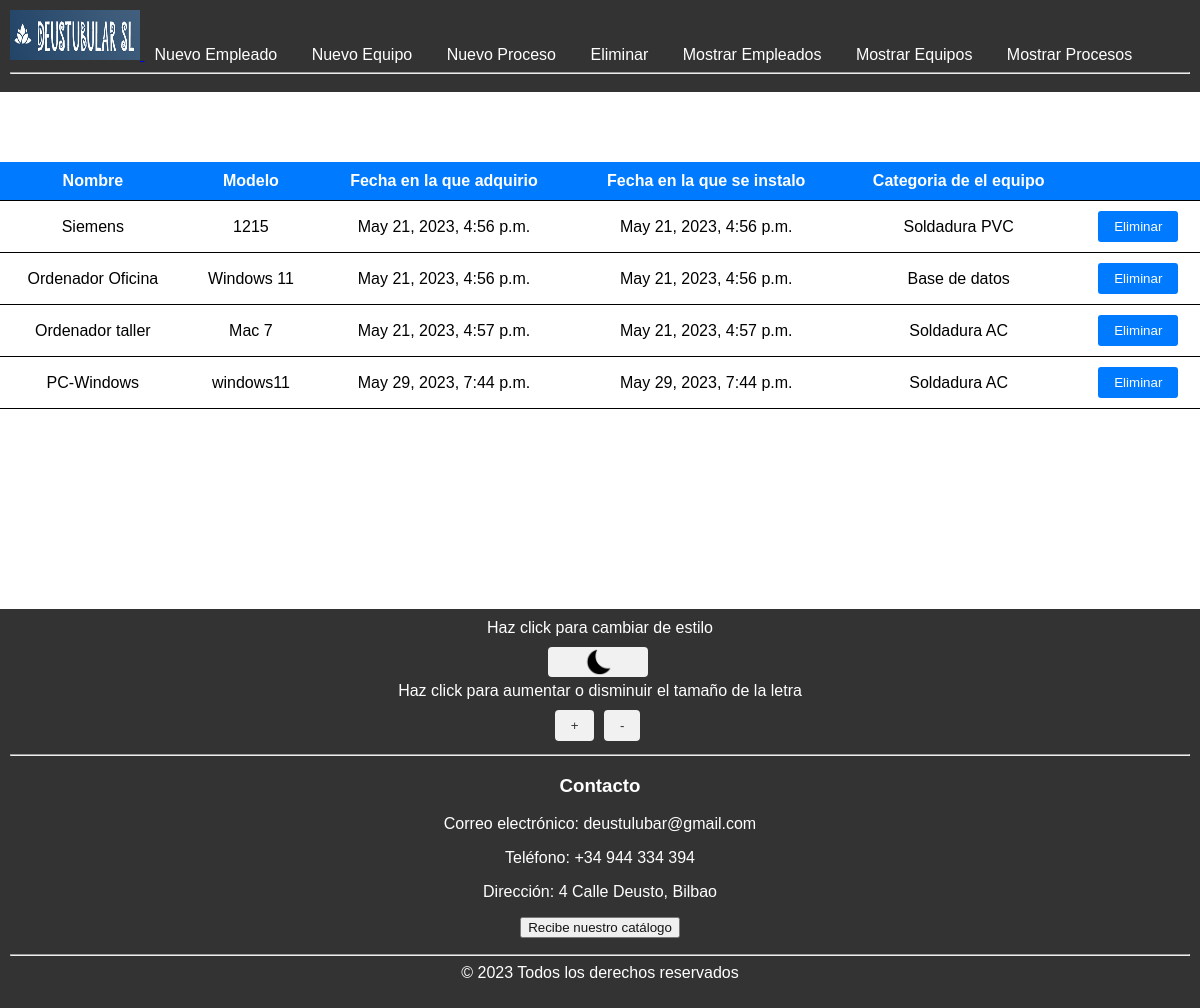
/eliminar/equipo, run on the app's committed database.
### DeustubularSL_app/models.py (models this page shows, shortened)
class equipo (models.Model):
    nombre = models.CharField(max_length = 150)
    modelo = models.CharField(max_length = 150)
    fechaAdquisicion = models.DateTimeField(default=datetime.datetime.today)
    fechaInstalacion = models.DateTimeField(default=datetime.datetime.today)
    categoria = models.ForeignKey(Categoria, on_delete=models.CASCADE)

class Categoria(models.Model):
    nombre = models.CharField(max_length=150)
    def __str__(self):
        return self.nombre

### DeustubularSL_app/views.py (the view)
# urls.py: path('eliminar/equipo', views.lista_equipos, name='lista_equipos'),
def lista_equipos(request):
    equipos = equipo.objects.all()
    context = {'equipos': equipos}
    return render(request, 'DeustubularSL_app/lista_equipos_a_borrar.html', context)

### DeustubularSL_app/templates/DeustubularSL_app/lista_equipos_a_borrar.html (shortened to what this page needs)
{% extends "base.html" %}
{% block contenido %}
<table>
  <thead>
    <tr>
      <th>Nombre</th>
      <th>Modelo</th>
      <th>Fecha en la que adquirio</th>
      <th>Fecha en la que se instalo </th>
      <th>Categoria de el equipo</th>
      <th></th>
    </tr>
  </thead>
  <tbody>
    {% for e in equipos %}
    <tr>
      <td>{{ e.nombre }}</td>
      <td>{{ e.modelo }}</td>
      <td>{{ e.fechaAdquisicion }}</td>
      <td>{{ e.fechaInstalacion }}</td>
      <td>{{ e.categoria }}</td>
      <td>
        <form action="{% url 'eliminar_equipo' e.id %}" method="post">
          <button type="submit" class="btn btn-danger">Eliminar</button>
        </form>
      </td>
    </tr>
    {% endfor %}
  </tbody>
</table>
{% endblock %}

### DeustubularSL_app/static/style.css (style rules this page uses)
body { font-family: Arial, sans-serif; margin: 0; padding: 0; }
table { border-collapse: collapse; width: 100%; margin-top: 50px; }
th, td { padding: 10px; text-align: center; border-bottom: 1px solid #000000; }
th { background-color: #007bff; color: #fffefe; }
.btn-danger { background-color: #dc3545; color: #fff; border: none; padding: 10px; border-radius: 5px; text-align: center; }
.btn { padding: 8px 16px; background-color: #007bff; color: #fff; border: none; border-radius: 3px; cursor: pointer; }

### data on the page
equipo: nombre "Siemens", modelo "1215", fechaAdquisicion "May 21, 2023, 4:56 p.m.", fechaInstalacion "May 21, 2023, 4:56 p.m.", categoria "Soldadura PVC"
equipo: nombre "Ordenador Oficina", modelo "Windows 11", fechaAdquisicion "May 21, 2023, 4:56 p.m.", fechaInstalacion "May 21, 2023, 4:56 p.m.", categoria "Base de datos"
equipo: nombre "Ordenador taller", modelo "Mac 7", fechaAdquisicion "May 21, 2023, 4:57 p.m.", fechaInstalacion "May 21, 2023, 4:57 p.m.", categoria "Soldadura AC"
equipo: nombre "PC-Windows", modelo "windows11", fechaAdquisicion "May 29, 2023, 7:44 p.m.", fechaInstalacion "May 29, 2023, 7:44 p.m.", categoria "Soldadura AC"
